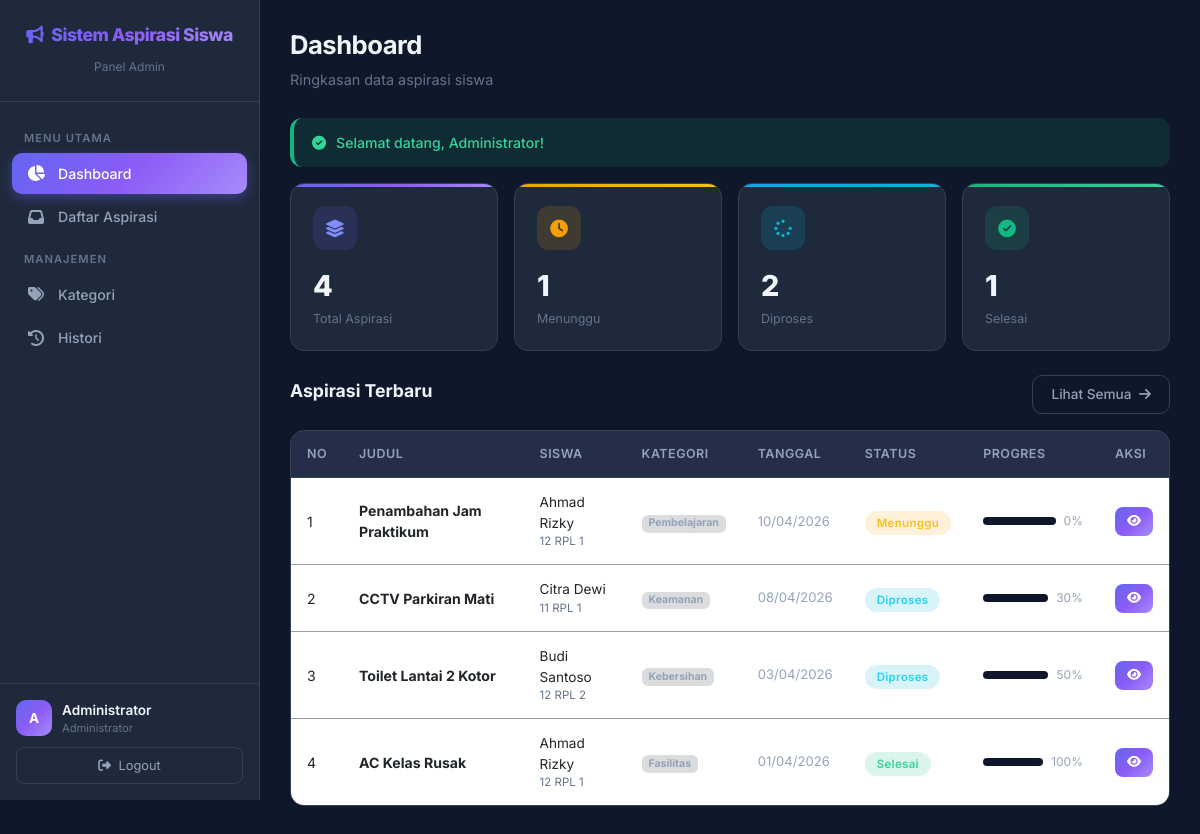
Page /?page=dashboard (signed in) on the committed database.
### tables this page shows
CREATE TABLE `aspirasi` (
  `id_aspirasi` int(11) NOT NULL,
  `nis` int(11) NOT NULL,
  `id_kategori` int(11) NOT NULL,
  `judul` varchar(100) NOT NULL,
  `isi_aspirasi` text NOT NULL,
  `lokasi` varchar(100) DEFAULT NULL,
  `status` enum('Menunggu','Diproses','Selesai','Ditolak') NOT NULL DEFAULT 'Menunggu',
  `prioritas` enum('Rendah','Sedang','Tinggi') NOT NULL DEFAULT 'Sedang',
  `progres` int(3) NOT NULL DEFAULT 0,
  `catatan_progres` text DEFAULT NULL,
  `tgl_lapor` datetime NOT NULL DEFAULT current_timestamp(),
  `tgl_update` datetime DEFAULT NULL,
  `username_admin` varchar(30) DEFAULT NULL
);

CREATE TABLE `siswa` (
  `nis` int(11) NOT NULL,
  `username` varchar(35) NOT NULL,
  `nama_siswa` varchar(60) NOT NULL,
  `kelas` varchar(20) NOT NULL,
  `password` varchar(100) NOT NULL
);

CREATE TABLE `kategori` (
  `id_kategori` int(11) NOT NULL,
  `nama_kategori` varchar(50) NOT NULL
);

### controllers/AdminController.php (called while the page is built, shortened)
<?php
require_once __DIR__ . '/Controller.php';
require_once __DIR__ . '/../models/Aspirasi.php';
class AdminController extends Controller {
    private $aspirasiModel;
    public function __construct() {
        $this->aspirasiModel = new Aspirasi();
    }
    public function dashboard() {
        $totalAspirasi = $this->aspirasiModel->count();
        $menunggu = $this->aspirasiModel->countByStatus('Menunggu');
        $diproses = $this->aspirasiModel->countByStatus('Diproses');
        $selesai = $this->aspirasiModel->countByStatus('Selesai');
        $ditolak = $this->aspirasiModel->countByStatus('Ditolak');
        $recentAspirasi = $this->aspirasiModel->getAllWithDetail();
        $flash = $this->getFlash();
        $this->view('admin/dashboard', [
            'totalAspirasi' => $totalAspirasi,
            'menunggu' => $menunggu,
            'diproses' => $diproses,
            'selesai' => $selesai,
            'ditolak' => $ditolak,
            'recentAspirasi' => $recentAspirasi,
            'flash' => $flash
        ]);
    }
}

### config/Database.php (called while the page is built, shortened)
<?php
class Database {
    private static $instance = null;
    private $connection;
    private function __construct() {
        $this->host = DB_HOST;
        $this->dbname = DB_NAME;
        $this->username = DB_USER;
        $this->password = DB_PASS;
        try {
            $dsn = "mysql:host={$this->host};dbname={$this->dbname};charset=utf8mb4";
            $options = [
                PDO::ATTR_ERRMODE => PDO::ERRMODE_EXCEPTION,
                PDO::ATTR_DEFAULT_FETCH_MODE => PDO::FETCH_ASSOC,
                PDO::ATTR_EMULATE_PREPARES => false,
            ];
            $this->connection = new PDO($dsn, $this->username, $this->password, $options);
        } catch (PDOException $e) {
            die("Koneksi database gagal: " . $e->getMessage());
        }
    }
    public static function getInstance() {
        if (self::$instance === null) {
            self::$instance = new self();
        }
        return self::$instance;
    }
    public function getConnection() {
        return $this->connection;
    }
}

### models/Model.php (called while the page is built, shortened)
<?php
require_once __DIR__ . '/../config/Database.php';
abstract class Model {
    protected $db;
    protected $table;
    public function __construct() {
        $this->db = Database::getInstance()->getConnection();
    }
    public function count() {
        $stmt = $this->db->query("SELECT COUNT(*) as total FROM {$this->table}");
        $result = $stmt->fetch();
        return $result['total'];
    }
}

### models/Aspirasi.php (called while the page is built, shortened)
<?php
require_once __DIR__ . '/Model.php';
class Aspirasi extends Model {
    protected $table = 'aspirasi';
    public function getAllWithDetail() {
        $sql = "SELECT a.*, s.nama_siswa, s.kelas, k.nama_kategori
                FROM {$this->table} a
                JOIN siswa s ON a.nis = s.nis
                JOIN kategori k ON a.id_kategori = k.id_kategori
                ORDER BY a.tgl_lapor DESC";
        $stmt = $this->db->query($sql);
        return $stmt->fetchAll();
    }
    public function countByStatus($status) {
        $stmt = $this->db->prepare("SELECT COUNT(*) as total FROM {$this->table} WHERE status = ?");
        $stmt->execute([$status]);
        $result = $stmt->fetch();
        return $result['total'];
    }
}

### views/admin/dashboard.php (the view, shortened to what this page needs)
<?php
require_once __DIR__ . '/../layouts/header.php';
?>
<aside class="sidebar">
    <div class="sidebar-brand">
        <h4><i class="fas fa-bullhorn me-2"></i><?= APP_NAME ?></h4>
        <small>Panel Admin</small>
    </div>
    <nav class="sidebar-nav">
        <div class="nav-label">Menu Utama</div>
        <a href="<?= BASE_URL ?>?page=dashboard" class="nav-link active">
            <i class="fas fa-chart-pie"></i> Dashboard
        </a>
        <a href="<?= BASE_URL ?>?page=aspirasi-admin" class="nav-link">
            <i class="fas fa-inbox"></i> Daftar Aspirasi
        </a>
        <div class="nav-label">Manajemen</div>
        <a href="<?= BASE_URL ?>?page=kategori" class="nav-link">
            <i class="fas fa-tags"></i> Kategori
        </a>
        <a href="<?= BASE_URL ?>?page=history-admin" class="nav-link">
            <i class="fas fa-history"></i> Histori
        </a>
    </nav>
    <div class="sidebar-footer">
        <div class="user-info">
            <div class="user-avatar"><?= strtoupper(substr($_SESSION['admin_nama'] ?? 'A', 0, 1)) ?></div>
            <div>
                <div class="user-name"><?= $_SESSION['admin_nama'] ?? 'Admin' ?></div>
                <div class="user-role">Administrator</div>
            </div>
        </div>
        <a href="<?= BASE_URL ?>?action=logout-admin" class="btn-logout" style="text-decoration:none; display:block; text-align:center;">
            <i class="fas fa-sign-out-alt me-1"></i> Logout
        </a>
    </div>
</aside>
<main class="main-content">
    <div class="page-header">
        <h2>Dashboard</h2>
        <p>Ringkasan data aspirasi siswa</p>
    </div>
    <?php if (!empty($flash)): ?>
        <div class="alert-custom alert-<?= $flash['type'] === 'success' ? 'success' : 'error' ?>-custom mb-3 animate-in">
            <i class="fas fa-<?= $flash['type'] === 'success' ? 'check-circle' : 'exclamation-circle' ?>"></i>
            <?= $flash['message'] ?>
        </div>
    <?php endif; ?>
    <div class="row g-3 mb-4">
        <div class="col-lg-3 col-md-6 col-6 animate-in">
            <div class="stat-card primary">
                <div class="stat-icon"><i class="fas fa-layer-group"></i></div>
                <div class="stat-value"><?= $totalAspirasi ?></div>
                <div class="stat-label">Total Aspirasi</div>
            </div>
        </div>
        <div class="col-lg-3 col-md-6 col-6 animate-in">
            <div class="stat-card warning">
                <div class="stat-icon"><i class="fas fa-clock"></i></div>
                <div class="stat-value"><?= $menunggu ?></div>
                <div class="stat-label">Menunggu</div>
            </div>
        </div>
        <div class="col-lg-3 col-md-6 col-6 animate-in">
            <div class="stat-card info">
                <div class="stat-icon"><i class="fas fa-spinner"></i></div>
                <div class="stat-value"><?= $diproses ?></div>
                <div class="stat-label">Diproses</div>
            </div>
        </div>
        <div class="col-lg-3 col-md-6 col-6 animate-in">
            <div class="stat-card success">
                <div class="stat-icon"><i class="fas fa-check-circle"></i></div>
                <div class="stat-value"><?= $selesai ?></div>
                <div class="stat-label">Selesai</div>
            </div>
        </div>
    </div>
    <div class="animate-in">
        <div class="d-flex justify-content-between align-items-center mb-3">
            <h5 style="font-weight:700; font-size:1.1rem;">Aspirasi Terbaru</h5>
            <a href="<?= BASE_URL ?>?page=aspirasi-admin" class="btn btn-sm btn-outline-custom">
                Lihat Semua <i class="fas fa-arrow-right ms-1"></i>
            </a>
        </div>
        <div class="table-container">
            <table class="table">
                <thead>
                    <tr>
                        <th>No</th>
                        <th>Judul</th>
                        <th>Siswa</th>
                        <th>Kategori</th>
                        <th>Tanggal</th>
                        <th>Status</th>
                        <th>Progres</th>
                        <th>Aksi</th>
                    </tr>
                </thead>
                <tbody>
                    <?php if (empty($recentAspirasi)): ?>
                        <tr>
                            <td colspan="8">
                                <div class="empty-state">
                                    <i class="fas fa-inbox"></i>
                                    <h5>Belum ada aspirasi</h5>
                                    <p>Data aspirasi akan muncul di sini</p>
                                </div>
                            </td>
                        </tr>
                    <?php else: ?>
                        <?php $no = 1; foreach (array_slice($recentAspirasi, 0, 10) as $a): ?>
                            <tr>
                                <td><?= $no++ ?></td>
                                <td><strong><?= htmlspecialchars($a['judul']) ?></strong></td>
                                <td>
                                    <div style="font-size:0.85rem;"><?= htmlspecialchars($a['nama_siswa']) ?></div>
                                    <div style="font-size:0.72rem; color:#64748b;"><?= htmlspecialchars($a['kelas']) ?></div>
                                </td>
                                <td><span class="badge bg-secondary bg-opacity-25" style="color:#94a3b8;"><?= htmlspecialchars($a['nama_kategori']) ?></span></td>
                                <td style="font-size:0.82rem; color:#94a3b8;"><?= date('d/m/Y', strtotime($a['tgl_lapor'])) ?></td>
                                <td>
                                    <?php
                                    $statusClass = match($a['status']) {
                                        'Menunggu' => 'badge-menunggu',
                                        'Diproses' => 'badge-diproses',
                                        'Selesai' => 'badge-selesai',
                                        'Ditolak' => 'badge-ditolak',
                                        default => 'badge-menunggu'
                                    };
                                    ?>
                                    <span class="badge-status <?= $statusClass ?>"><?= $a['status'] ?></span>
                                </td>
                                <td>
                                    <div class="d-flex align-items-center gap-2">
                                        <div class="progress-custom flex-grow-1" style="width:60px;">
                                        </div>
                                        <span style="font-size:0.75rem; color:#94a3b8;"><?= $a['progres'] ?>%</span>
                                    </div>
                                </td>
                                <td>
                                    <a href="<?= BASE_URL ?>?page=aspirasi-detail-admin&id=<?= $a['id_aspirasi'] ?>" class="btn btn-sm btn-primary-custom btn-sm-custom">
                                        <i class="fas fa-eye"></i>
                                    </a>
                                </td>
                            </tr>
                        <?php endforeach; ?>
                    <?php endif; ?>
                </tbody>
            </table>
        </div>
    </div>
</main>
<?php require_once __DIR__ . '/../layouts/footer.php'; ?>

### index.php (shortened to what this page needs)
<?php
require_once __DIR__ . '/controllers/AdminController.php';
$adminController = new AdminController();
$page = $_GET['page'] ?? 'login';
switch ($page) {
    case 'dashboard':
        $adminController->dashboard();
        break;
}

### controllers/Controller.php (shortened to what this page needs)
<?php
abstract class Controller {
    protected function view($view, $data = []) {
        extract($data);
        $viewPath = __DIR__ . '/../views/' . $view . '.php';
        if (file_exists($viewPath)) {
            require_once $viewPath;
        } else {
            die("View {$view} tidak ditemukan");
        }
    }
    protected function getFlash() {
        if (isset($_SESSION['flash'])) {
            $flash = $_SESSION['flash'];
            return $flash;
        }
        return null;
    }
}

### views/layouts/header.php (shortened to what this page needs)
<!DOCTYPE html>
<html lang="id">
<head>
    <link href="https://cdn.jsdelivr.net/npm/bootstrap@5.3.0/dist/css/bootstrap.min.css" rel="stylesheet">
    <link href="https://cdnjs.cloudflare.com/ajax/libs/font-awesome/6.4.0/css/all.min.css" rel="stylesheet">
</head>
<body>

### views/layouts/footer.php (shortened to what this page needs)
</body>
</html>

### rows in the picture
aspirasi: judul "Penambahan Jam Praktikum", nis.nama_siswa "Ahmad Rizky", nis.kelas "12 RPL 1", id_kategori.nama_kategori "Pembelajaran", tgl_lapor "10/04/2026", status "Menunggu", progres "0"
aspirasi: judul "CCTV Parkiran Mati", nis.nama_siswa "Citra Dewi", nis.kelas "11 RPL 1", id_kategori.nama_kategori "Keamanan", tgl_lapor "08/04/2026", status "Diproses", progres "30"
aspirasi: judul "Toilet Lantai 2 Kotor", nis.nama_siswa "Budi Santoso", nis.kelas "12 RPL 2", id_kategori.nama_kategori "Kebersihan", tgl_lapor "03/04/2026", status "Diproses", progres "50"
aspirasi: judul "AC Kelas Rusak", nis.nama_siswa "Ahmad Rizky", nis.kelas "12 RPL 1", id_kategori.nama_kategori "Fasilitas", tgl_lapor "01/04/2026", status "Selesai", progres "100"

### other values in the picture
APP_NAME "Sistem Aspirasi Siswa"
substr($_SESSION['admin_nama'] ?? 'A', 0, 1) "A"
$_SESSION['admin_nama'] "Administrator"
$flash['message'] "Selamat datang, Administrator!"
$totalAspirasi "4"
$menunggu "1"
$diproses "2"
$selesai "1"
